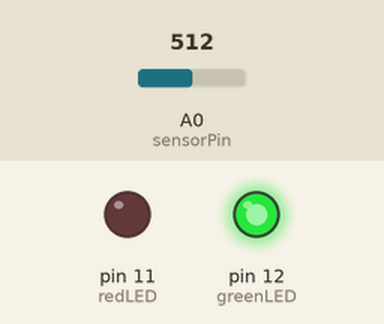
The sketch below on a simulated Arduino Uno, built with avr-gcc and run on an emulated ATmega328P. Shown: output pins drawn as LEDs (lit = HIGH). The inputs (shaded band) are chosen by the test bench; at power-on: A0 (sensorPin) = 512.

Above: at 6.2 s.
6.3 s: A0 (sensorPin) set to 596
7.8 s: A0 (sensorPin) set to 618
At 9.2 s:
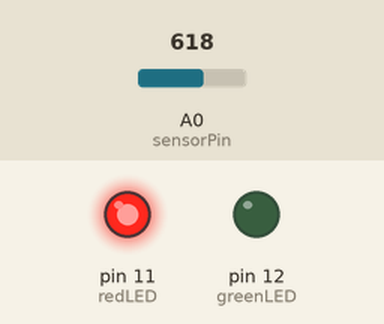
9.5 s: A0 (sensorPin) set to 511
At 10.6 s:
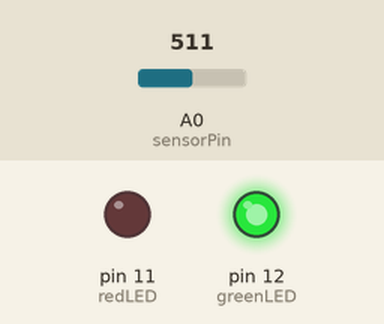
11.0 s: A0 (sensorPin) set to 424
12.5 s: A0 (sensorPin) set to 400
At 13.0 s:
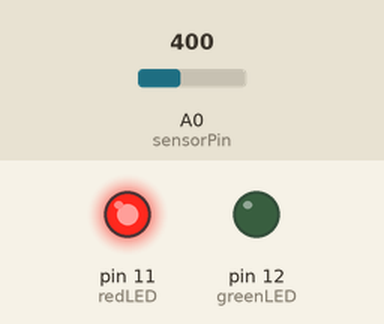
Timing chart, 0 to 15.0 s (numbered marks = the images above; inputs shaded):
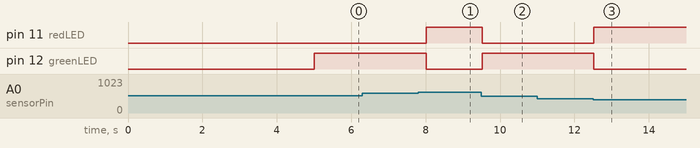

The sketch:

lie_detector.ino
```cpp
const int sensorPin = A0; // Replace with the analog pin connected to your sensor
const int redLED = 11;
const int greenLED = 12;

int sensorValue = 0; // Variable to store the sensor reading
int baseline = 0;    // Variable to store the baseline sensor reading

void setup() {
  pinMode(sensorPin, INPUT);
  pinMode(redLED, OUTPUT);
  pinMode(greenLED, OUTPUT);

  // Get baseline reading for 5 seconds
  Serial.println("Calibrating...");
  for (int i = 0; i < 100; i++) {
    sensorValue = analogRead(sensorPin);
    baseline = (baseline + sensorValue) / 2;
    delay(50);
  }
  Serial.println("Calibration complete.");
}

void loop() {
  sensorValue = analogRead(sensorPin);
  int difference = abs(sensorValue - baseline); // Calculate absolute difference from baseline

  // Update LEDs based on difference from baseline (adjust threshold as needed)
  if (difference > 100) { // Adjust threshold for your sensor's sensitivity
    digitalWrite(redLED, HIGH);
    digitalWrite(greenLED, LOW);
    Serial.println("Possible Deception Detected!");
  } else {
    digitalWrite(redLED, LOW);
    digitalWrite(greenLED, HIGH);
    Serial.println("Truthful (likely)");
  }

  delay(250); // Adjust delay between readings
}
```

Measured:
- the behaviour switches between 611 and 612 on A0 (sensorPin) (found by bisection; images 0 and 1)
- the behaviour switches between 411 and 410 on A0 (sensorPin) (found by bisection; images 2 and 3)
- after the input at 6.3 s, every drawn part: stays the same
- after the input at 7.8 s, pin 11 (redLED): LOW → HIGH after 0.22 s; pin 12 (greenLED): HIGH → LOW after 0.22 s
- after the input at 9.5 s, pin 11 (redLED): HIGH → LOW at once; pin 12 (greenLED): LOW → HIGH at once
- after the input at 11.0 s, every drawn part: stays the same
- after the input at 12.5 s, pin 11 (redLED): LOW → HIGH at once; pin 12 (greenLED): HIGH → LOW at once
